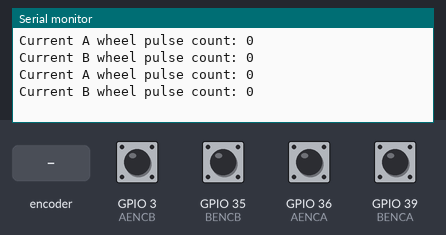
Bench run of a sketch on a simulated ESP32. Shown: the last lines printed to the serial monitor. The inputs (shaded band) are chosen by the test bench; at power-on: GPIO 3 (AENCB), GPIO 35 (BENCB), GPIO 36 (AENCA), GPIO 39 (BENCA) HIGH.

Above: at 1.2 s.
1.3 s: GPIO 3 (AENCB) pulled LOW for 0.15 s
2.9 s: rotary encoder on GPIO 36 (AENCA) / GPIO 3 (AENCB) turned 1 step (first pin leading)
4.6 s: GPIO 35 (BENCB) pulled LOW for 0.15 s
At 5.7 s:
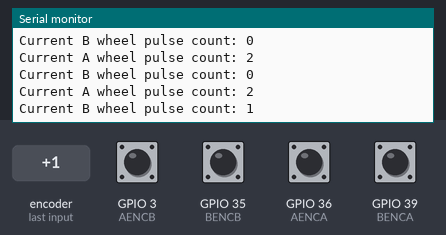
6.2 s: GPIO 35 (BENCB) pulled LOW for 1 s
At 8.5 s:
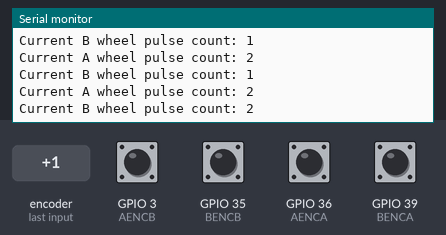
8.7 s: rotary encoder on GPIO 36 (AENCA) / GPIO 3 (AENCB) turned 1 step (first pin leading)
Timing chart, 0 to 11.4 s (numbered marks = the images above; inputs shaded):
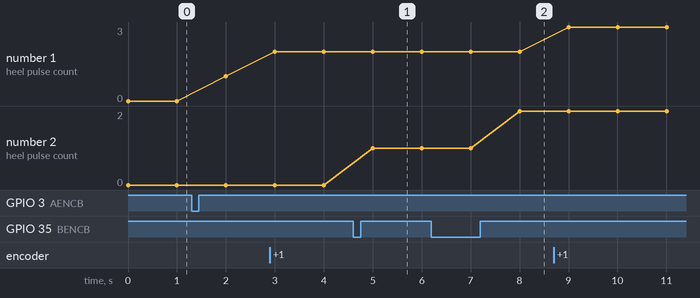

The sketch:

ENCODER_PULSE_COUNTER.ino
```cpp
const uint16_t AENCA = 36;  // Encoder A input A_C2(B)
const uint16_t AENCB = 3;   // Encoder A input A_C1(A)
const uint16_t BENCB = 35;  // Encoder B input B_C2(B)
const uint16_t BENCA = 39;  // Encoder B input B_C1(A)

volatile long B_wheel_pulse_count = 0;
volatile long A_wheel_pulse_count = 0;

void IRAM_ATTR B_wheel_pulse() {
  // Check the second Hall sensor signal of channel B to determine the direction of rotation
  if (digitalRead(BENCA) == HIGH) {
    B_wheel_pulse_count++;
  } else {
    B_wheel_pulse_count--;
  }
}

void IRAM_ATTR A_wheel_pulse() {
  // Check the second Hall sensor signal of channel A to determine the direction of rotation
  if (digitalRead(AENCA) == HIGH) {
    A_wheel_pulse_count++;
  } else {
    A_wheel_pulse_count--;
  }
}

void setup() {
  pinMode(BENCB, INPUT_PULLUP);
  pinMode(BENCA, INPUT_PULLUP);
  pinMode(AENCB, INPUT_PULLUP);
  pinMode(AENCA, INPUT_PULLUP);

  // Attach an interrupt to the main signal line to detect changes
  attachInterrupt(digitalPinToInterrupt(BENCB), B_wheel_pulse, RISING);
  attachInterrupt(digitalPinToInterrupt(AENCB), A_wheel_pulse, RISING);

  Serial.begin(115200);
  while (!Serial) {}  // Wait for the serial port to connect
}

void loop() {
  // Safely read pulse count values
  noInterrupts();
  long currentBCount = B_wheel_pulse_count;
  long currentACount = A_wheel_pulse_count;
  interrupts();

  // Print the current cumulative pulse counts
  Serial.print("Current A wheel pulse count: ");
  Serial.println(currentACount);
  Serial.print("Current B wheel pulse count: ");
  Serial.println(currentBCount);

  delay(1000); // Update once per second
}
```

Measured:
- after the input at 4.6 s, the serial monitor: prints a new line after 0.40 s (image 1)
- after the input at 6.2 s, the serial monitor: prints a new line after 1.8 s (image 2)
- plotted number 1: 0 → 1 after the input at 1.3 s, 1 → 2 after the input at 2.9 s, 2 → 3 after the input at 8.7 s
